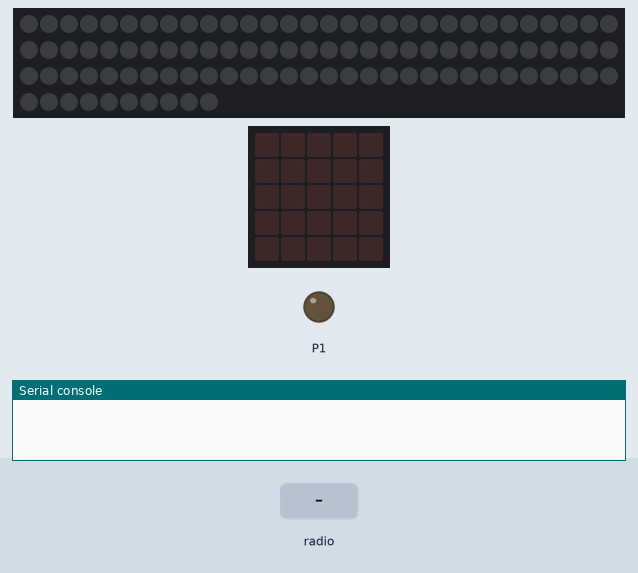
A program run on a simulated BBC micro:bit running MicroPython. Parts: 100 RGB LEDs in strip order, left to right, continuing on the next row, the board's 5×5 LED display, output pins drawn as LEDs (lit = HIGH), the last lines printed to the serial console. Inputs (shaded band) come from the test bench. No radio messages arrive unless stated (any console line starting 'radio sent:' is added by the test bench); pins used as bus, display or sensor lines are not drawn.

Above: at 1.2 s.
1.3 s: radio message "1" arrives
At 2.5 s:
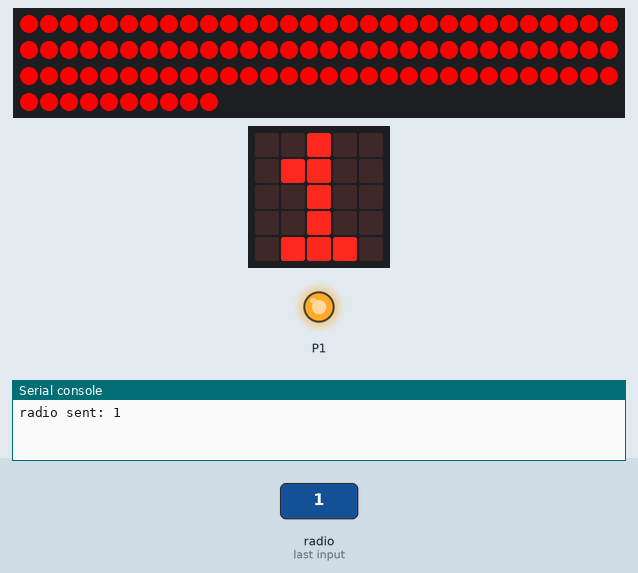
2.8 s: radio message "0" arrives
At 3.6 s:
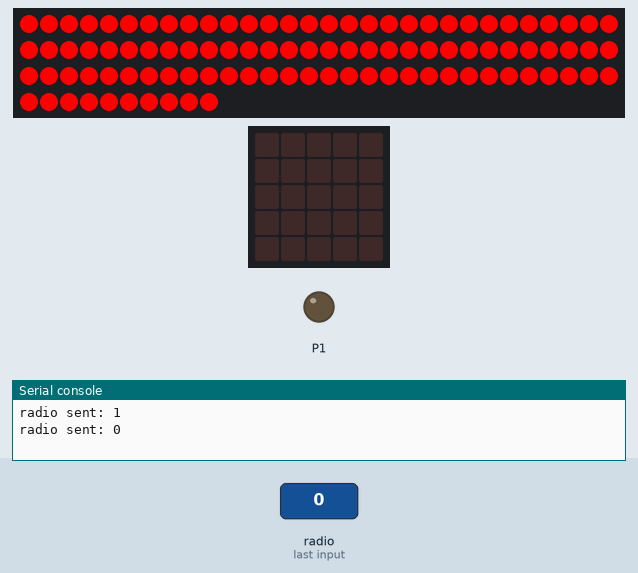
Timing chart, 0 to 5.8 s (numbered marks = the images above; inputs shaded):
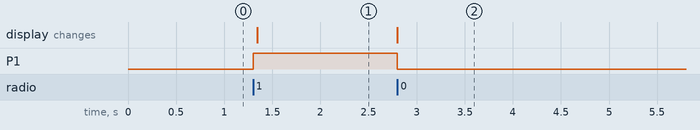

Measured:
- after the input at 1.3 s, P1: LOW → HIGH at once; the display: changes at once (image 1)
- after the input at 2.8 s, P1: HIGH → LOW at once; the display: changes at once (image 2)

The program:

Driver.py
```python
from microbit import *
import radio
import utime
import neopixel

radio.on()
np = neopixel.NeoPixel(pin0, 100)

colours = [[255,0,0], [0,255,0], [0,0,255], [255,255,0], [255, 0, 255], [0,255,255], [255,255,255]]

def turnOnLEDs():
	pin1.write_digital(1)

def turnOffLEDs():
	pin0.write_digital(1)
	pin1.write_digital(0)

def drawLight():
	global colours
	global setting
	for i in range(0,len(np)):
		np[i] = colours[setting%len(colours)-1]  # first element
	np.show()

turnOnLEDs()

setting = 0
while True:
	incoming = radio.receive()
	if(incoming is not None):
		if(int(incoming) >= 0 and int(incoming) <= 10):
			setting = int(incoming)
			radio.send(str(setting))

	if(setting == 0):
		turnOffLEDs()
		display.clear()
	else:
		turnOnLEDs()
		drawLight()
		display.show(setting)

#setting = 0
#while True:
#    incoming = radio.receive()
#    if(incoming is not None):
#    	setting = int(incoming)
#    	radio.send(str(setting))
#    display.show(setting)##

    #if(setting == 0):
   # 	turnOffLEDs()
   # else:
   # 	drawLight()
   # 	utime.sleep_ms(500)
```
